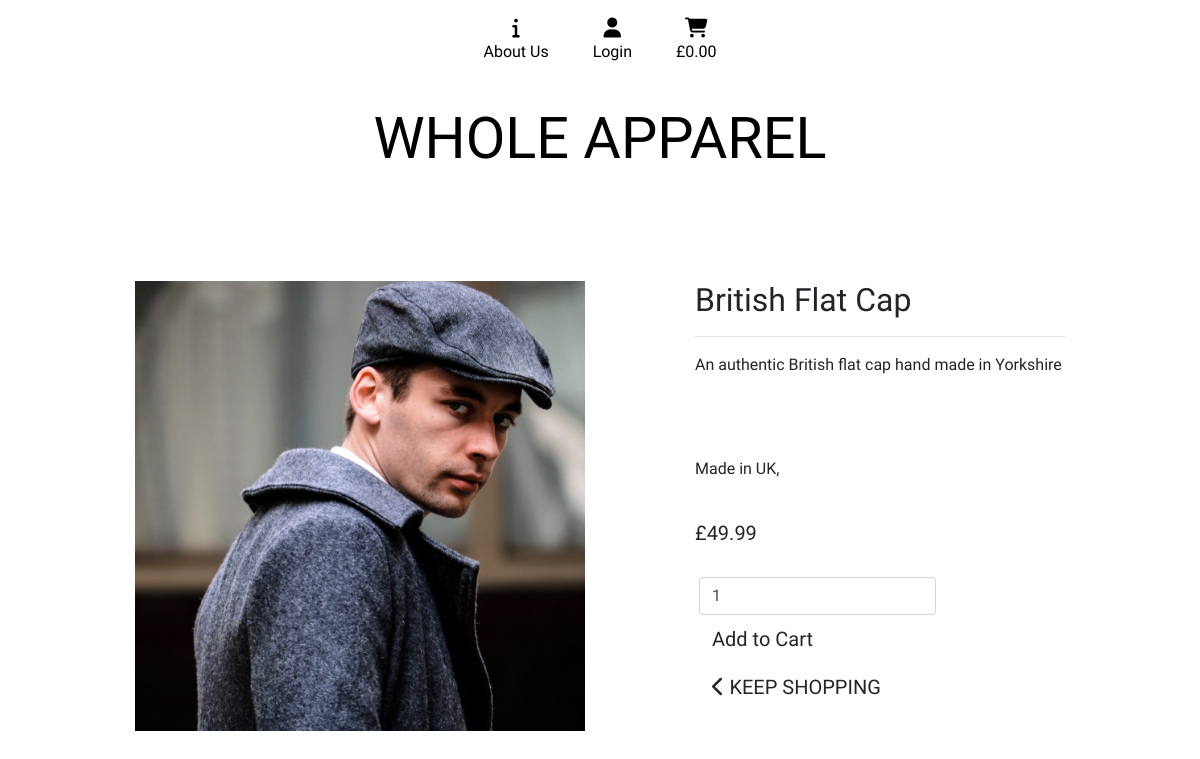
Page /products/1/ on the earlier database version.
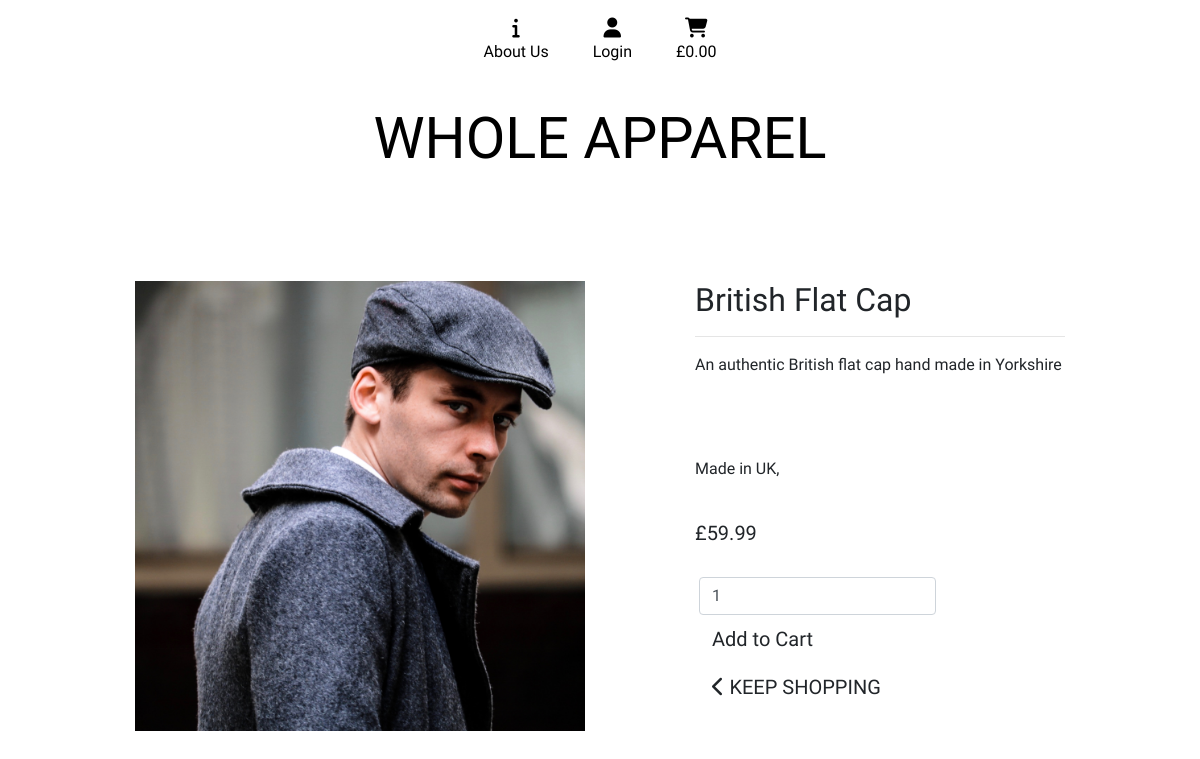
Same page on the later database version.
### products/models.py (models this page shows, shortened)
class Product(models.Model):
    category = models.ForeignKey('Category', null=True,
                                 blank=True, on_delete=models.SET_NULL)
    continent = models.ForeignKey('Continent', null=True,
                                  blank=True, on_delete=models.SET_NULL)
    sustainable_trait = models.ForeignKey('SustainableTrait', null=True,
                                          blank=True,
                                          on_delete=models.SET_NULL)
    name = models.CharField(max_length=100)
    description = models.CharField(max_length=250)
    nation_of_origin = models.CharField(max_length=20)
    price = models.DecimalField(max_digits=6, decimal_places=2)
    image = models.ImageField(null=True, blank=True)

### products/views.py (the view)
# urls.py: path('<int:product_id>/', views.get_product, name='get_product'),
def get_product(request, product_id):
    product = get_object_or_404(Product, pk=product_id)
    context = {
        'product': product,
    }
    return render(request, 'products/get_product.html', context)

### cart/contexts.py (called while the page is built, shortened)
def cart_contents(request):
    cart_items = []
    total = 0
    product_count = 0
    cart = request.session.get('cart', {})
    cart_plus_ship = total
    context = {
        'cart_items': cart_items,
        'total': total,
        'product_count': product_count,
        'cart_plus_ship': cart_plus_ship,
    }
    return context

### products/templates/products/get_product.html (shortened to what this page needs)
{% extends "base.html" %} {% load static %} {% block page_header %}
<div class="container spacer">
</div>
{% endblock %} {% block content %}
<div class="container">
  <div class="row">
    <div class="col-sm-12 col-md-6">
      <img
        class="get-product-image"
        src="{{ product.image.url }}"
        alt="{{ product.name }}"
      />
    </div>
    <div class="col-md-1"></div>
    <div class="col-sm-12 col-md-5">
      <h2>{{ product.name }}</h2>
      <hr />
      <p>{{ product.description }}</p>
      <br />
      <br />
      <p>Made in {{ product.nation_of_origin }}, {{ product.continent.name }}</p>
      <br>
      <h5>£{{ product.price }}</h5>
      <br />
      <form class="form" method="POST" action="{% url 'add_to_cart' product.id %}">
        <div class="addcart_form row">
          <div class="col-8 row mx-1 input-group">
            <input
              class="form-control quantity"
              name="quantity"
              type="number"
              value="1"
              min="1"
              max="99"
              data-item_id="{{ product.id }}"
              id="id_qty_{{ product.id }}"
            />
          </div>
          <div class="col-12">
            <input
              type="submit"
              class="btn btn-outline-black rounded-0 btn-lg"
              value="Add to Cart"
              ></input>
          </div>
          <div class="col-12">
              <a href="{% url 'products' %}" class="btn btn-outline-black       rounded-0 btn-lg">
                <span class="icon">
                    <i class="fas fa-chevron-left"></i>
                </span>
                <span class="text-uppercase">Keep Shopping</span>
            </a>
          </div>
        </div>
      </form>
    </div>
  </div>
</div>
{% endblock %}

Differences in the rows shown:
changed Product "British Flat Cap": price "49.99" → "59.99"
